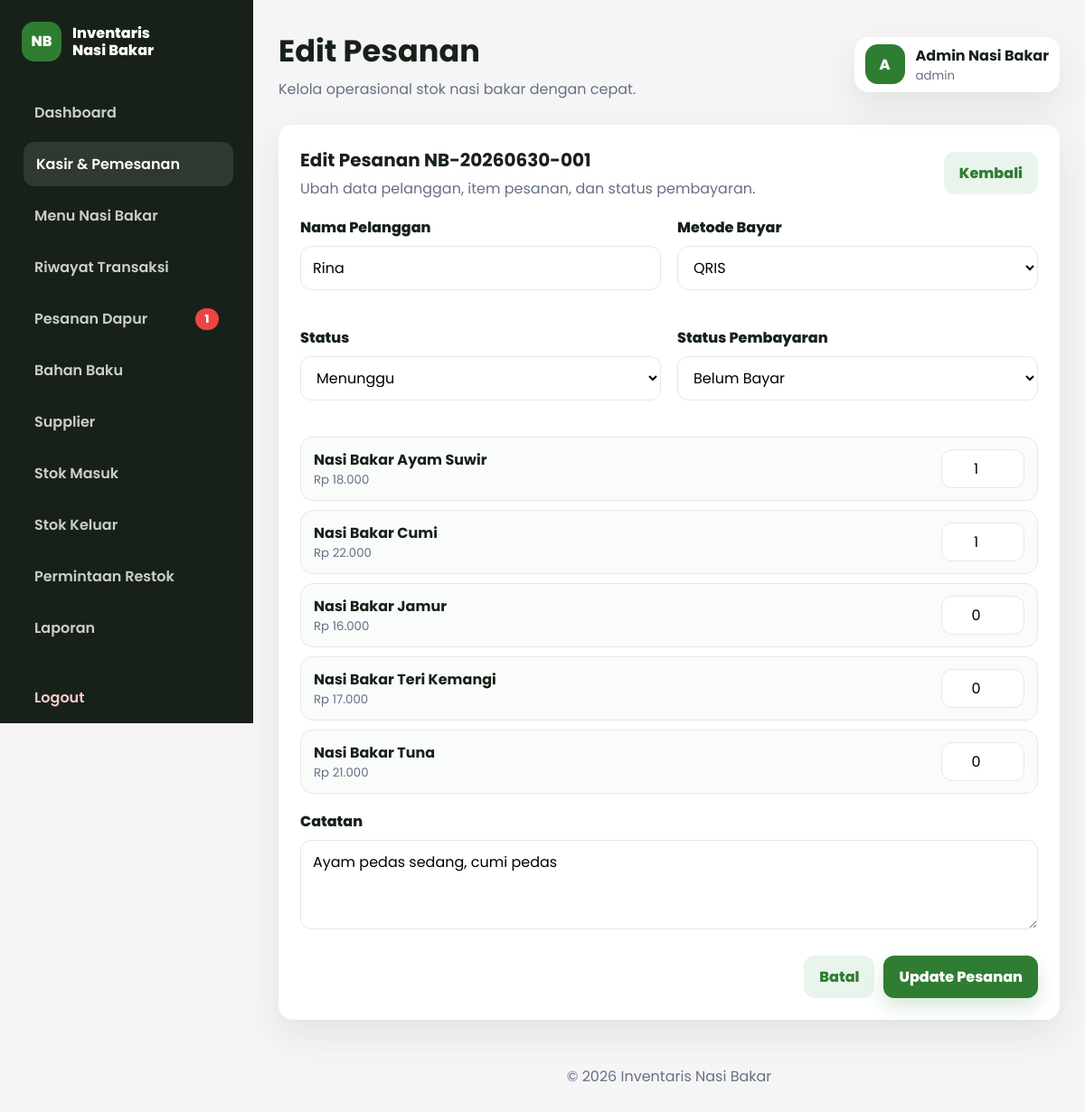
Page /dashboard/kasir/form.php?id=1 (signed in) on the committed database.
### tables this page shows
CREATE TABLE pesanan (
    id INT AUTO_INCREMENT PRIMARY KEY,
    kode_pesanan VARCHAR(40) NOT NULL UNIQUE,
    nama_pelanggan VARCHAR(120) NOT NULL,
    total DECIMAL(12,2) NOT NULL DEFAULT 0,
    metode_bayar ENUM('tunai', 'qris', 'transfer') NOT NULL DEFAULT 'tunai',
    status ENUM('menunggu', 'diproses', 'selesai', 'batal') NOT NULL DEFAULT 'menunggu',
    status_pembayaran ENUM('belum_bayar', 'lunas') NOT NULL DEFAULT 'belum_bayar',
    catatan TEXT NULL,
    user_id INT NULL,
    created_at TIMESTAMP DEFAULT CURRENT_TIMESTAMP,
    CONSTRAINT fk_pesanan_user FOREIGN KEY (user_id) REFERENCES users(id) ON UPDATE CASCADE ON DELETE SET NULL
);

CREATE TABLE menu_nasi_bakar (
    id INT AUTO_INCREMENT PRIMARY KEY,
    nama_menu VARCHAR(120) NOT NULL,
    harga DECIMAL(12,2) NOT NULL DEFAULT 0,
    deskripsi TEXT NOT NULL,
    gambar VARCHAR(180) DEFAULT NULL
);

### includes/functions.php (called while the page is built, shortened)
<?php
function e(?string $value): string
{
    return htmlspecialchars((string) $value, ENT_QUOTES, 'UTF-8');
}
function rupiah($value): string
{
    return 'Rp ' . number_format((float) $value, 0, ',', '.');
}
function fetch_one_stmt(mysqli_stmt $stmt): ?array
{
    mysqli_stmt_execute($stmt);
    $result = mysqli_stmt_get_result($stmt);
    $row = mysqli_fetch_assoc($result);
    return $row ?: null;
}

### dashboard/kasir/form.php (the view, shortened to what this page needs)
<?php
require_once __DIR__ . '/../../config/koneksi.php';
require_once __DIR__ . '/../../includes/functions.php';
$id = (int) ($_GET['id'] ?? 0);
$stmt = mysqli_prepare($conn, 'SELECT * FROM pesanan WHERE id = ?');
mysqli_stmt_bind_param($stmt, 'i', $id);
$pesanan = fetch_one_stmt($stmt);
$menus = mysqli_fetch_all(mysqli_query($conn, 'SELECT id, nama_menu, harga FROM menu_nasi_bakar ORDER BY nama_menu ASC'), MYSQLI_ASSOC);
$detailRows = mysqli_fetch_all(mysqli_query($conn, 'SELECT menu_id, qty FROM pesanan_detail WHERE pesanan_id = ' . $id), MYSQLI_ASSOC);
$qtyMap = [];
foreach ($detailRows as $detail) {
    $qtyMap[(int) $detail['menu_id']] = (int) $detail['qty'];
}
include __DIR__ . '/../../includes/header.php';
?>
<section class="panel form-panel">
    <div class="panel-header">
        <div>
            <h2>Edit Pesanan <?= e($pesanan['kode_pesanan']); ?></h2>
            <p>Ubah data pelanggan, item pesanan, dan status pembayaran.</p>
        </div>
        <a class="btn btn-secondary" href="index.php">Kembali</a>
    </div>
    <form class="data-form" action="simpan.php" method="post" data-validate>
        <div class="form-grid">
            <div class="form-group">
                <label for="nama_pelanggan">Nama Pelanggan</label>
                <input id="nama_pelanggan" name="nama_pelanggan" value="<?= e($pesanan['nama_pelanggan']); ?>" required>
                <small class="error-message"></small>
            </div>
            <div class="form-group">
                <label for="metode_bayar">Metode Bayar</label>
                <select id="metode_bayar" name="metode_bayar" required>
                    <?php foreach (['tunai' => 'Tunai', 'qris' => 'QRIS', 'transfer' => 'Transfer'] as $value => $label): ?>
                        <option value="<?= e($value); ?>" <?= $pesanan['metode_bayar'] === $value ? 'selected' : ''; ?>><?= e($label); ?></option>
                    <?php endforeach; ?>
                </select>
                <small class="error-message"></small>
            </div>
            <div class="form-group">
                <label for="status">Status</label>
                <select id="status" name="status" required>
                    <?php foreach (['menunggu' => 'Menunggu', 'diproses' => 'Diproses', 'selesai' => 'Selesai', 'batal' => 'Batal'] as $value => $label): ?>
                        <option value="<?= e($value); ?>" <?= ($pesanan['status'] === $value || ($value === 'menunggu' && $pesanan['status'] === 'baru')) ? 'selected' : ''; ?>><?= e($label); ?></option>
                    <?php endforeach; ?>
                </select>
                <small class="error-message"></small>
            </div>
            <div class="form-group">
                <label for="status_pembayaran">Status Pembayaran</label>
                <select id="status_pembayaran" name="status_pembayaran" required>
                    <option value="belum_bayar" <?= $pesanan['status_pembayaran'] === 'belum_bayar' ? 'selected' : ''; ?>>Belum Bayar</option>
                </select>
                <small class="error-message"></small>
            </div>
        </div>
        <div class="menu-order-list">
            <?php foreach ($menus as $menu): ?>
                <label class="menu-order-row">
                    <span>
                        <strong><?= e($menu['nama_menu']); ?></strong>
                        <small><?= rupiah($menu['harga']); ?></small>
                    </span>
                    <input type="number" name="qty[<?= (int) $menu['id']; ?>]" min="0" value="<?= $qtyMap[(int) $menu['id']] ?? 0; ?>" aria-label="Jumlah <?= e($menu['nama_menu']); ?>">
                </label>
            <?php endforeach; ?>
        </div>
        <div class="form-group full">
            <label for="catatan">Catatan</label>
            <textarea id="catatan" name="catatan" rows="3"><?= e($pesanan['catatan'] ?? ''); ?></textarea>
        </div>
        <div class="form-actions">
            <a class="btn btn-secondary" href="index.php">Batal</a>
            <button class="btn btn-primary" type="submit">Update Pesanan</button>
        </div>
    </form>
</section>
<?php include __DIR__ . '/../../includes/footer.php'; ?>

### assets/css/dashboard.css (style rules this page uses)
:root { --primary: #2E7D32; --primary-dark: #1B5E20; --secondary: #F5F5F5; --accent: #FFC107; --danger: #EF4444; --text: #17211A; --muted: #667085; --border: #E4EAE5; --white: #FFFFFF; --shadow: 0 16px 40px rgba(22, 39, 24, 0.09); }
* { box-sizing: border-box; }
body { margin: 0; font-family: "Poppins", sans-serif; color: var(--text); background: var(--secondary); overflow-x: hidden; }
a { color: inherit; text-decoration: none; }
button, input, textarea, select { font: inherit; }
.stat-card, .panel { border-radius: 16px; background: var(--white); box-shadow: var(--shadow); }
.panel { padding: 24px; margin-bottom: 24px; }
.panel-header { display: flex; align-items: center; justify-content: space-between; gap: 16px; margin-bottom: 18px; min-width: 0; }
.panel-header h2 { margin: 0; font-size: 1.25rem; overflow-wrap: anywhere; }
.panel-header p { margin: 4px 0 0; color: var(--muted); }
.btn, .btn-small { min-height: 44px; display: inline-flex; align-items: center; justify-content: center; border: 1px solid transparent; border-radius: 12px; padding: 10px 16px; font-weight: 800; cursor: pointer; transition: background 0.2s ease, transform 0.2s ease, box-shadow 0.2s ease; text-align: center; white-space: normal; }
.btn-primary { background: var(--primary); color: var(--white); box-shadow: 0 10px 20px rgba(46, 125, 50, 0.18); }
.btn-secondary { background: #E9F5EC; color: var(--primary); }
.data-form { width: 100%; }
.form-grid { display: grid; grid-template-columns: repeat(2, minmax(0, 1fr)); gap: 18px; }
.form-group.full { grid-column: 1 / -1; }
.form-group label { display: block; margin-bottom: 8px; font-weight: 800; }
.form-group input, .form-group select, .form-group textarea { width: 100%; min-height: 46px; border: 1px solid var(--border); border-radius: 12px; padding: 11px 13px; background: var(--white); outline: none; transition: border-color 0.2s ease, box-shadow 0.2s ease; }
.form-group textarea { resize: vertical; }
.error-message { min-height: 18px; display: block; margin-top: 4px; color: var(--danger); font-size: 0.82rem; }
.form-actions { display: flex; justify-content: flex-end; gap: 10px; margin-top: 22px; }
.quick-card span, .menu-order-row small, td small { color: var(--muted); }
.menu-order-list { display: grid; gap: 10px; margin: 18px 0; }
.menu-order-row { display: grid; grid-template-columns: minmax(0, 1fr) 92px; align-items: center; gap: 14px; padding: 12px 14px; border: 1px solid var(--border); border-radius: 14px; background: #FAFCFA; }
.menu-order-row strong, .menu-order-row small { display: block; }
.menu-order-row input { width: 92px; min-height: 42px; border: 1px solid var(--border); border-radius: 12px; padding: 8px 10px; text-align: center; }

### rows in the picture
pesanan: kode_pesanan "NB-20260630-001", nama_pelanggan "Rina", metode_bayar "QRIS", status "Menunggu", status_pembayaran "Belum Bayar", catatan "Ayam pedas sedang, cumi pedas"
menu_nasi_bakar: nama_menu "Nasi Bakar Ayam Suwir", harga "Rp 18.000", id "1"
menu_nasi_bakar: nama_menu "Nasi Bakar Cumi", harga "Rp 22.000", id "1"
menu_nasi_bakar: nama_menu "Nasi Bakar Jamur", harga "Rp 16.000", id "0"
menu_nasi_bakar: nama_menu "Nasi Bakar Teri Kemangi", harga "Rp 17.000", id "0"
menu_nasi_bakar: nama_menu "Nasi Bakar Tuna", harga "Rp 21.000", id "0"

### other values in the picture
$sidebarNotifPesananBaru "1"
$pageTitle "Edit Pesanan"
$initial "A"
$adminName "Admin Nasi Bakar"
$roleLabel "admin"
